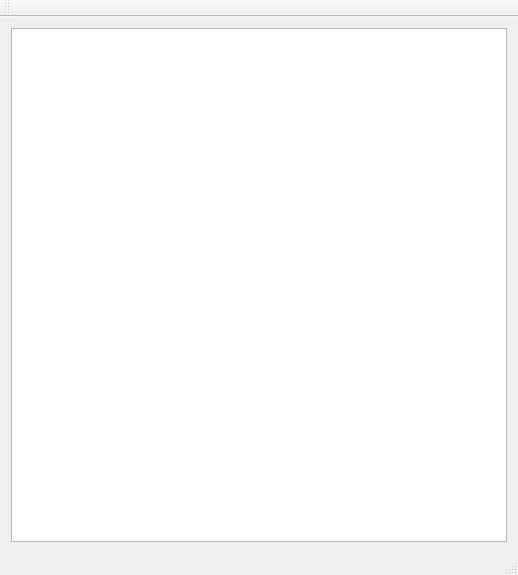
<?xml version="1.0" encoding="UTF-8"?>
<ui version="4.0">
 <class>GobangClass</class>
 <widget class="QMainWindow" name="GobangClass">
  <property name="geometry">
   <rect>
    <x>0</x>
    <y>0</y>
    <width>518</width>
    <height>575</height>
   </rect>
  </property>
  <property name="sizePolicy">
   <sizepolicy hsizetype="Fixed" vsizetype="Fixed">
    <horstretch>0</horstretch>
    <verstretch>0</verstretch>
   </sizepolicy>
  </property>
  <property name="windowTitle">
   <string>Gobang</string>
  </property>
  <widget class="QWidget" name="centralWidget">
   <layout class="QHBoxLayout" name="horizontalLayout">
    <item>
     <widget class="QGraphicsView" name="graphicsView">
      <property name="cursor" stdset="0">
       <cursorShape>ArrowCursor</cursorShape>
      </property>
      <property name="autoFillBackground">
       <bool>false</bool>
      </property>
      <property name="backgroundBrush">
       <brush brushstyle="NoBrush">
        <color alpha="255">
         <red>21</red>
         <green>0</green>
         <blue>0</blue>
        </color>
       </brush>
      </property>
      <property name="dragMode">
       <enum>QGraphicsView::NoDrag</enum>
      </property>
     </widget>
    </item>
   </layout>
  </widget>
  <widget class="QMenuBar" name="menuBar">
   <property name="geometry">
    <rect>
     <x>0</x>
     <y>0</y>
     <width>518</width>
     <height>23</height>
    </rect>
   </property>
  </widget>
  <widget class="QToolBar" name="mainToolBar">
   <attribute name="toolBarArea">
    <enum>TopToolBarArea</enum>
   </attribute>
   <attribute name="toolBarBreak">
    <bool>false</bool>
   </attribute>
  </widget>
  <widget class="QStatusBar" name="statusBar"/>
 </widget>
 <layoutdefault spacing="6" margin="11"/>
 <resources>
  <include location="gobang.qrc"/>
 </resources>
 <connections/>
</ui>
